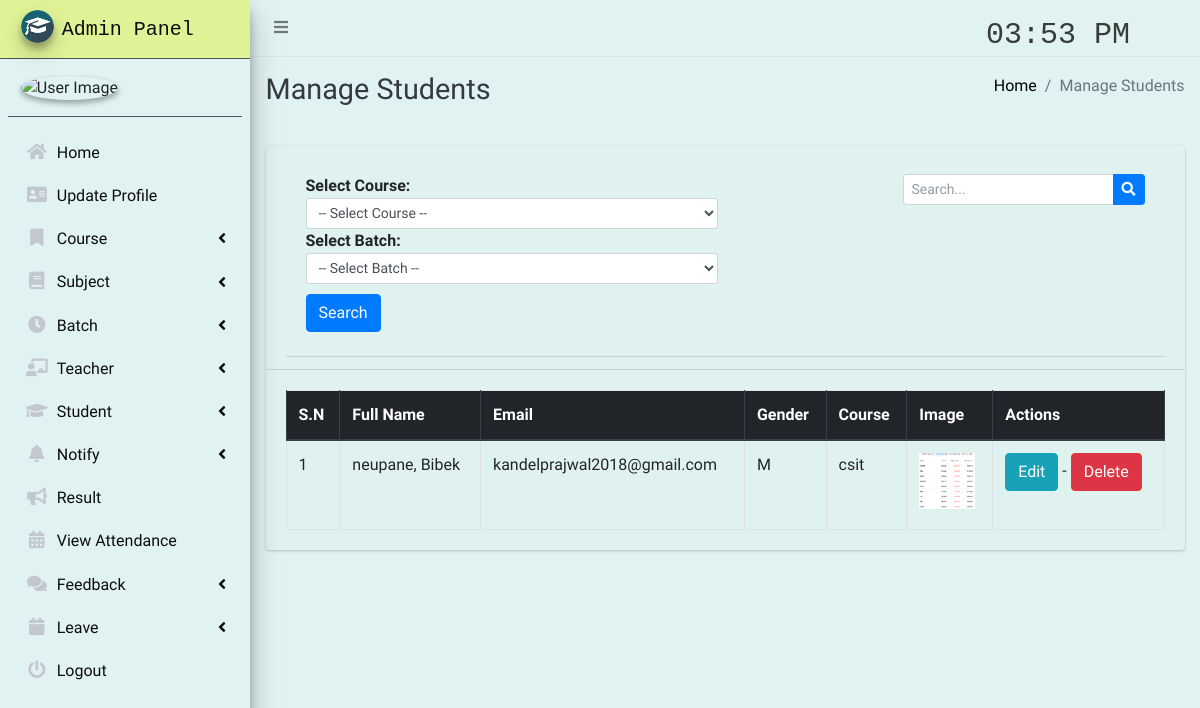
/student/manage/ (signed in), run on an earlier commit of the app's database.
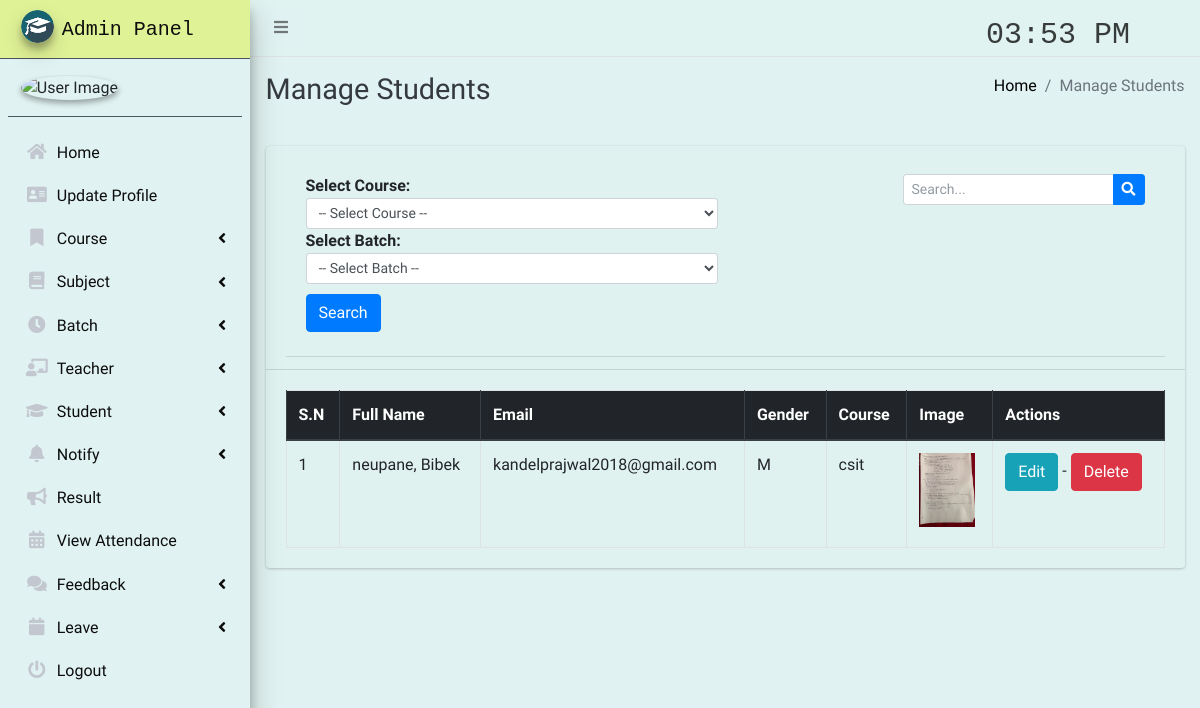
And on a later commit of the database.
### main_app/models.py (models this page shows, shortened)
class CustomUser(AbstractUser):
    USER_TYPE = ((1, "HOD"), (2, "Staff"), (3, "Student"))
    GENDER = [("M", "Male"), ("F", "Female")]
    username = None  # Removed username, using email instead
    email = models.EmailField(unique=True)
    user_type = models.CharField(default=1, choices=USER_TYPE, max_length=1)
    gender = models.CharField(max_length=1, choices=GENDER)
    profile_pic = models.ImageField()
    address = models.TextField()
    fcm_token = models.TextField(default="")  # For firebase notifications
    created_at = models.DateTimeField(auto_now_add=True)
    updated_at = models.DateTimeField(auto_now=True)
    USERNAME_FIELD = "email"
    REQUIRED_FIELDS = []
    objects = CustomUserManager()
    def __str__(self):
        return self.first_name + " "+ self.last_name

class Student(models.Model):
    admin = models.OneToOneField(CustomUser, on_delete=models.CASCADE)
    course = models.ForeignKey(Course, on_delete=models.DO_NOTHING, null=True, blank=False)
    session = models.ForeignKey(Session, on_delete=models.DO_NOTHING, null=True)

class Course(models.Model):
    name = models.CharField(max_length=120)
    created_at = models.DateTimeField(auto_now_add=True)
    updated_at = models.DateTimeField(auto_now=True)

### main_app/hod_views.py (the view, shortened to what this page needs)
# urls.py: path("student/manage/", hod_views.manage_student, name='manage_student'),
def manage_student(request):
    students = CustomUser.objects.filter(user_type=3)
    courses = Course.objects.all()
    batches = Session.objects.all()
    context = {
        'courses':courses,
        'batches':batches,
        'students': students,
        'page_title': 'Manage Students'
    }
    return render(request, "hod_template/manage_student.html", context)

### main_app/templates/hod_template/manage_student.html (shortened to what the changed rows need)
{% extends 'main_app/base.html' %}
{% load static %}
{% block page_title %}{{page_title}}{% endblock page_title %}
{% block content %}
<section class="content">
    <div class="container-fluid">
        <div class="row">
            <div class="col-md-12" >
                <div class="card" style=" background-color: rgba(224,242,240,0.7 );">
                    <div class="card-body">
                        <table id="example2" class="table table-bordered table-hover">
                            <thead class="thead-dark">
                                <tr>
                                    <th>S.N</th>
                                    <th>Full Name</th>
                                    <th>Email</th>
                                    <th>Gender</th>
                                    <th>Course</th>
                                    <th>Image</th>
                                    <th>Actions</th>
                                </tr>
                            </thead>
                            <tbody>
                                {% for student in students %}
                                <tr>
                                    <td>{{ forloop.counter }}</td>
                                    <td>{{student.last_name}}, {{student.first_name}}</td>
                                    <td>{{student.email}}</td>
                                    <td>{{student.gender}}</td>
                                    <td>{{student.student.course.name}}</td>
                                    <td>
                                        {% if student.profile_pic == ""  %}
                                        No Image
                                        {% else %}
                                        <img class="img img-fluid mb-2" height="56" width="56"
                                            src="{{student.profile_pic}}" alt="">
                                        {% endif %}
                                    </td>
                                    <td><a href="{% url 'edit_student' student.student.id %}" class="btn btn-info">Edit</a> -
                                        <a href="{% url 'delete_student' student.student.id %}" class="btn btn-danger" onclick="return confirm('Are you sure about this ?')">Delete</a>
                                    </td>
                                </tr>
                                {% endfor %}
                            </tbody>
                        </table>
                    </div>
                </div>
            </div>
        </div>
    </div>
</section>
{% endblock content %}

What changed in the data, as far as the page shows it:
changed CustomUser "neupane": profile_pic: a different picture
